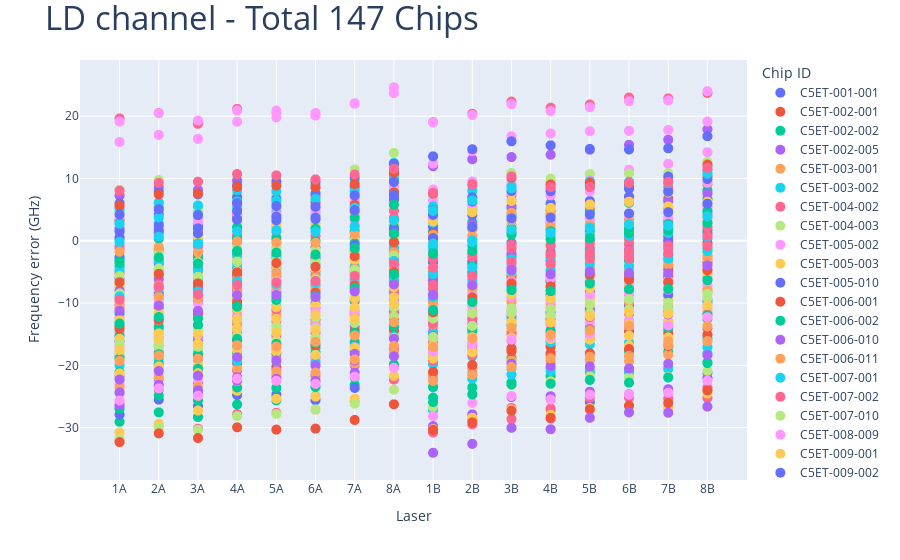

Source (notebook cell):
### Code cell
fig = px.scatter(LD_df, x='Laser', y='Frequency error (GHz)', color=LD_df['Chip ID'])
fig.update_traces(marker_size=10)
fig.update_xaxes(categoryorder='array', categoryarray= ['1A', '2A', '3A', '3A', '4A', '5A', '6A', '7A', '8A', '1B', '2B', '3B', '4B', '5B', '6B', '7B', '8B'])
fig.update_layout(title=dict(text="LD channel - Total "+str(len(LD_df['Chip ID'].unique())) + " Chips", font=dict(size=33)))
